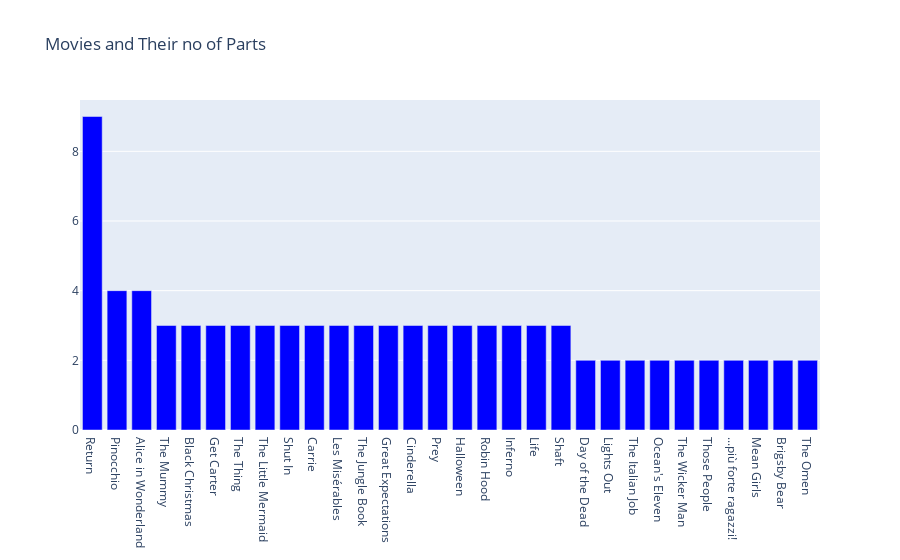

The code cell stored with this chart in its notebook:
### Code cell
trace=go.Bar(x=parts['original_title'],y=parts['count'],marker=dict(color='blue'))
data = [trace]
layout = go.Layout(title='Movies and Their no of Parts')
fig = go.Figure(data=data, layout=layout)

fig.show()

### Figure 1 — Plotly figure (JSON) as saved in the notebook; plotly's stock layout.template omitted (floating-point values rounded to 4 significant figures)
{"data": [{"marker": {"color": "blue"}, "type": "bar", "x": ["Return", "Pinocchio", "Alice in Wonderland", "The Mummy", "Black Christmas", "Get Carter", "The Thing", "The Little Mermaid", "Shut In", "Carrie", "Les Misérables", "The Jungle Book", "Great Expectations", "Cinderella", "Prey", "Halloween", "Robin Hood", "Inferno", "Life", "Shaft", "Day of the Dead", "Lights Out", "The Italian Job", "Ocean's Eleven", "The Wicker Man", "Those People", "...più forte ragazzi!", "Mean Girls", "Brigsby Bear", "The Omen"], "y": [9, 4, 4, 3, 3, 3, 3, 3, 3, 3, 3, 3, 3, 3, 3, 3, 3, 3, 3, 3, 2, 2, 2, 2, 2, 2, 2, 2, 2, 2]}], "layout": {"autosize": true, "title": {"text": "Movies and Their no of Parts"}, "xaxis": {"autorange": true, "range": [-0.5, 29.5], "type": "category"}, "yaxis": {"autorange": true, "range": [0, 9.474], "type": "linear"}}}
